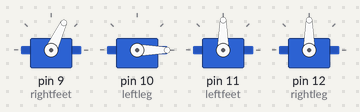
The sketch below on a simulated Arduino Uno, built with avr-gcc and run on an emulated ATmega328P. On the bench: 4 × servo.

Above: at 0.05 s.
At 1.5 s:
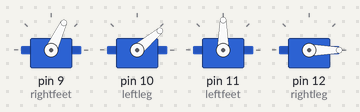
At 3.0 s:
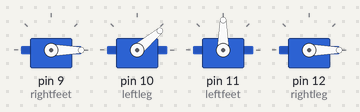
At 3.75 s:
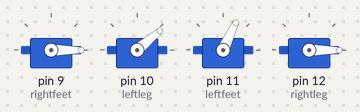
At 4.5 s:
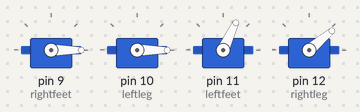
At 6.0 s:
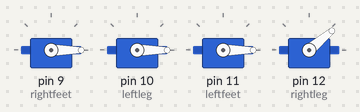
Timing chart, 0 to 7.8 s (numbered marks = the images above):
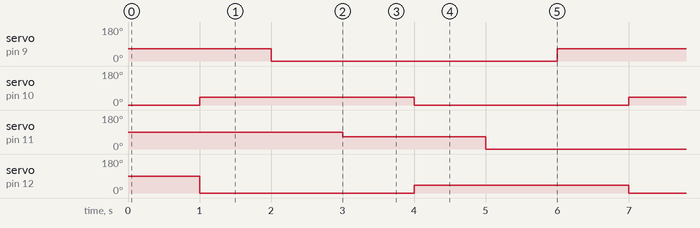

The sketch:

main.ino
```cpp
#include <Servo.h>

void frente();
Servo rightfeet;
Servo leftleg;
Servo leftfeet;
Servo rightleg;  // create servo object to control a servo
int timeServo = 1000;  //

void setup() {
  rightfeet.attach(9);
  leftleg.attach(10);
  leftfeet.attach(11);
  rightleg.attach(12);

  //incialização
  rightfeet.write(0);
  leftleg.write(0);
}


void loop() {

  frente();                          // waits for the servo to get there

}

void frente(){

  rightfeet.write(65);                  // sets the servo position according to the scaled value
  delay(timeServo);
  leftleg.write(40);
  rightleg.write(0);
  delay(timeServo);
  rightfeet.write(0);
  delay(timeServo);
  leftfeet.write(65);
  delay(timeServo);
  rightleg.write(40);
  leftleg.write(0);
  delay(timeServo);                      // waits for the servo to get there
  leftfeet.write(0);                  // sets the servo position according to the scaled value
  delay(timeServo);
}
```

Measured:
- by itself, servo on pin 9 (rightfeet), servo on pin 11 (leftfeet): alternates 65° for 2.0 s and 0° for 4.0 s
- by itself, servo on pin 10 (leftleg), servo on pin 12 (rightleg): alternates 40° for 3.0 s and 0° for 3.0 s
